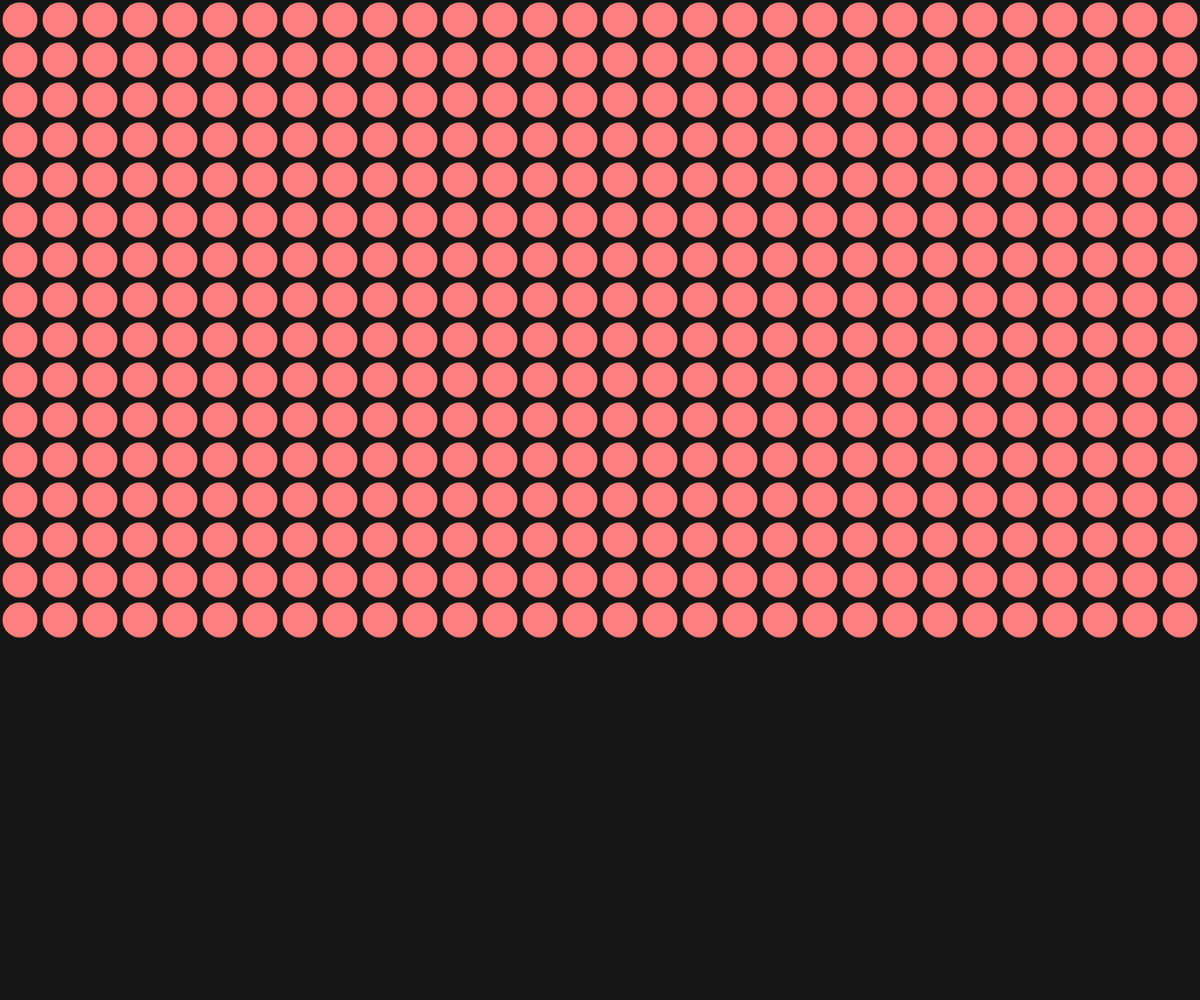
Frame 1 (no input)
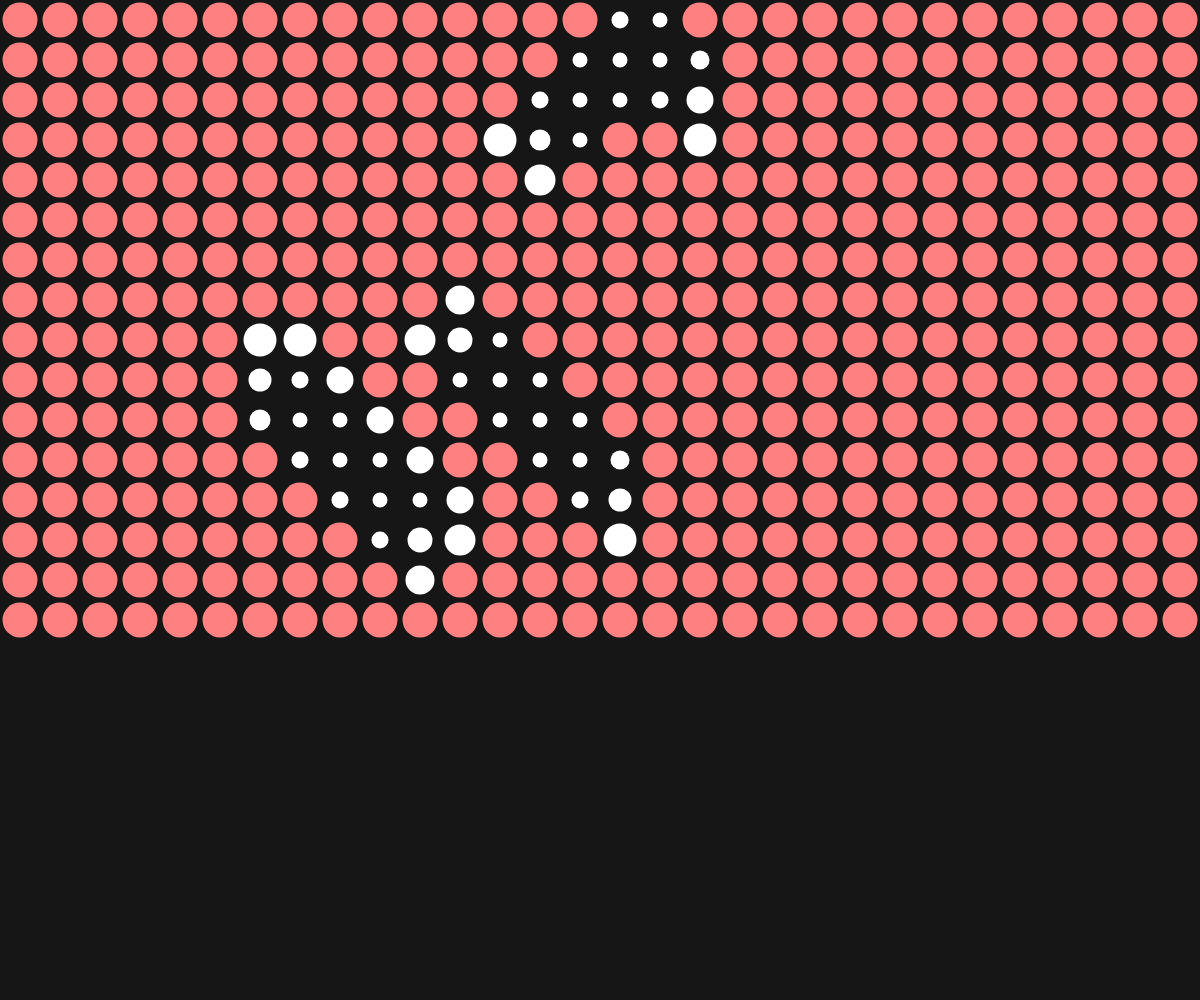
Frame 60 (no input)
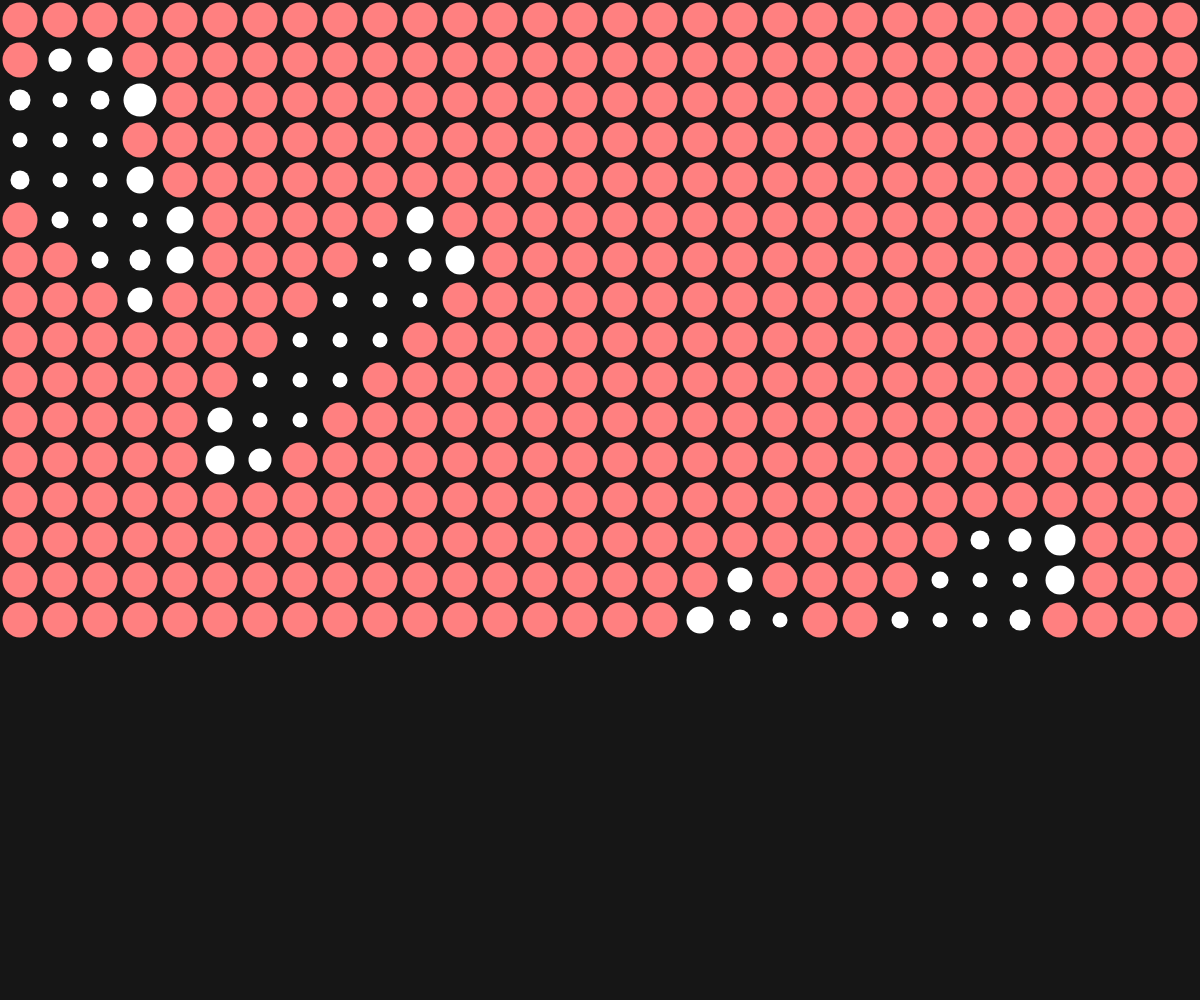
Frame 120 (the mouse pressed at the canvas centre since frame 60)

The p5.js sketch that drew these frames (run headless with seeded random() and noise() and a simulated clock; from frame 60 on, the mouse is pressed at the canvas centre):

// p5.js sketch
// ── sketch.js

let circles = new Array();
let points = new Array();
let changeLook = true;

function setup(){
   createCanvas(windowWidth, windowHeight);
   ellipseMode(CENTER);

   for(let i = 0; i < 34; ++i){
         circles[i] = new Array();
   }

   for(let i = 0; i < circles.length; ++i){
      for(let j = 0; j < 16; ++j){
         circles[i][j] = new Circle(i * 40, j * 40);
      }
   }

   for(let i = 0; i < 4; ++i)
      points[i] = new Point();

   document.addEventListener("keydown", function(event){
      if(event.keyCode == 32 && changeLook)
         changeLook = false;
      else if(event.keyCode == 27)
         noLoop();
      else
         changeLook = true;
   });
}

function draw(){
   background(22);

   if(changeLook){
      for(let i = 0; i < circles.length; ++i){
         for(let j = 0; j < 16; ++j){
            circles[i][j].sizeCheck();
            circles[i][j].showNormal();
         }
      }
   }
   else {
      for(let i = 0; i < circles.length; ++i){
         for(let j = 0; j < 16; ++j){
            circles[i][j].showFlash();
         }
      }
   }

   for(let i = 0; i < points.length; ++i){
      points[i].showAndMove();
      distance(points[i]);
   }
}

function distance(point){
   for(let i = 0; i < 34; ++i){
      for(let j = 0; j < 16; ++j){
         let d = dist(point.x, point.y, circles[i][j].x, circles[i][j].y);
         if(d < 50)
            circles[i][j].change();
      }
   }
}

// ── circle.js

class Circle {
   constructor(x, y){
      this.x = 20 + x;
      this.y = 20 + y;
      this.r = 35;
      this.c = 2;
      this.red = 255;
      this.green = 128;
      this.blue = 128;
   }

   change(){
      if(this.r > 15)
         this.r -= this.c;

      setTimeout( () => {
         if(this.r < 35)
            this.r += this.c;
      }, 2000)
   }

   sizeCheck(){
      if(this.r < 35){
         this.red = Point.r;
         this.green = Point.g;
         this.blue = Point.b;
      }
      else {
         this.red = 255;
         this.green = 128;
         this.blue = 128;
      }
   }

   showNormal(){
      push();
      noStroke();
      fill(this.red, this.green, this.blue);
      circle(this.x, this.y, this.r);
      pop();
   }

   showFlash(){
      if(this.r < 35){
         this.red = random(0, 256);
         this.green = random(0, 256);
         this.blue = random(0, 256);
      }
      else {
         this.red = 0;
         this.green = 0;
         this.blue = 0;
      }
      push();
      noStroke();
      fill(this.red, this.green, this.blue);
      circle(this.x, this.y, this.r);
      pop();
   }
}

// ── point.js

class Point {
   constructor(){
      this.border = 41;
      this.x = random(this.border, windowWidth - this.border);
      this.y = random(this.border, windowHeight - this.border);
      this.rand = int(random(1, 3));
      if(this.rand % 2 == 0){
         this.speedX = -5;
         this.speedY = -5;
      }
      else {
         this.speedX = 5;
         this.speedY = 5;
      }
      this.r = 100;
      this.b = 50;
      this.g = 220;      
   }

   showAndMove(){
      this.x += this.speedX;
      if(this.x > windowWidth - 40 || this.x < 40)
         this.speedX *= -1;

      this.y += this.speedY;
      if(this.y > windowHeight - 40 || this.y < 40)
         this.speedY *= -1;

      push();
      //strokeWeight(5);
      //stroke(250);
      //fill(22);
      circle(this.x, this.y, 0);
      pop();
   }

   static colorize(r, g, b){
      r = 0;
      //g = random(0, 255);
      //b = random(0, 255);
   }
}
